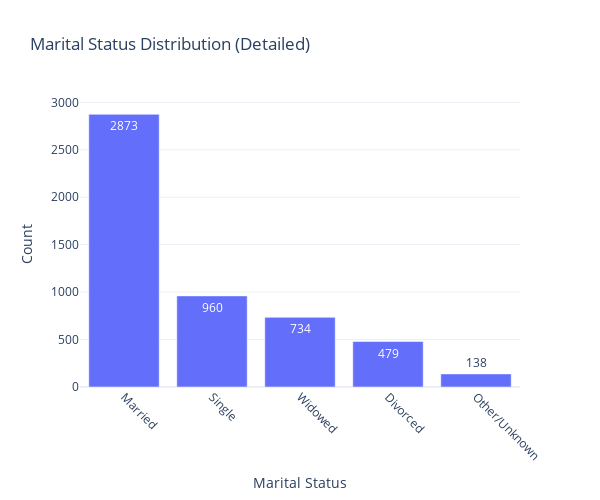

Notebook cell for this chart:
### Code cell
import plotly.express as px

fig_marital = px.bar(
    marital_df,
    x='Marital Status',
    y='Count',
    title='Marital Status Distribution (Detailed)',
    text='Count'
)

fig_marital.update_layout(
    template='plotly_white',
    xaxis_tickangle=45,
    height=500,
    width=600
)

fig_marital.show()

### Figure 1 — Plotly figure (JSON) as saved in the notebook; plotly's stock layout.template omitted (floating-point values rounded to 4 significant figures)
{"data": [{"hovertemplate": "Marital Status=%{x}<br>Count=%{text}<extra></extra>", "legendgroup": "", "marker": {"color": "#636efa", "pattern": {"shape": ""}}, "name": "", "orientation": "v", "showlegend": false, "text": [2873.0, 960.0, 734.0, 479.0, 138.0], "textposition": "auto", "type": "bar", "x": ["Married", "Single", "Widowed", "Divorced", "Other/Unknown"], "xaxis": "x", "y": [2873, 960, 734, 479, 138], "yaxis": "y"}], "layout": {"barmode": "relative", "height": 500, "legend": {"tracegroupgap": 0}, "title": {"text": "Marital Status Distribution (Detailed)"}, "width": 600, "xaxis": {"anchor": "y", "domain": [0, 1], "tickangle": 45, "title": {"text": "Marital Status"}}, "yaxis": {"anchor": "x", "domain": [0, 1], "title": {"text": "Count"}}}}
